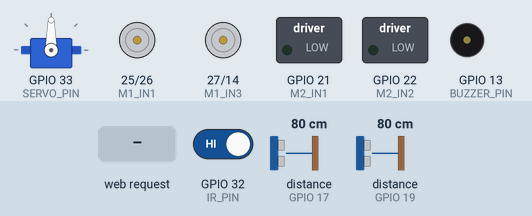
A sketch run on a simulated ESP32. Shown: servo, motor-driver pin pairs drawn as motors (green arrow = first pin HIGH = forward, orange = second pin HIGH = backward, longer = more drive), switched loads named in the sketch (green lamp = pin HIGH), buzzer (waves = sounding). Wiring (inferred from the names in the program): 2 × ultrasonic range finder: trigger GPIO 16, echo GPIO 17 / trigger GPIO 18, echo GPIO 19. The test bench sets the inputs (shaded band); at power-on: GPIO 32 (IR_PIN) HIGH, distance to the obstacle (sensors on GPIO 17, GPIO 19) 80 cm. The echo pulse lasts 58.3 µs per cm; WiFi joins after 1.5 s; servers stay silent unless stated; pins used as bus, display or sensor lines are not drawn; what the sketch prints to the serial monitor is not drawn.

Above: at 3.2 s.
3.3 s: HTTP request GET /control?cmd=F received
At 4.4 s:
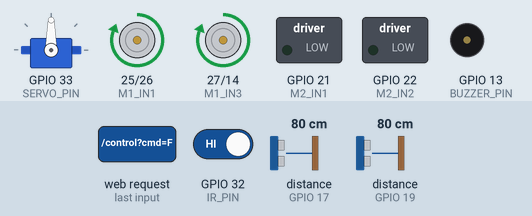
4.8 s: HTTP request GET /control?cmd=B received
At 5.5 s:
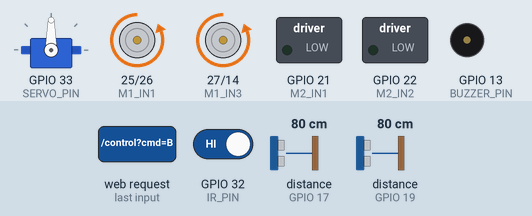
6.3 s: HTTP request GET /control?cmd=L received
At 6.7 s:
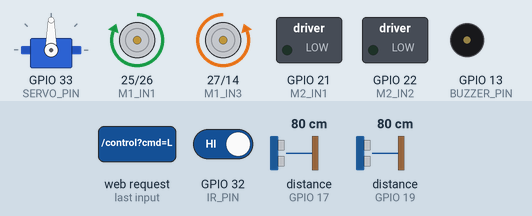
7.8 s: HTTP request GET /control?cmd=R received
At 9.0 s:
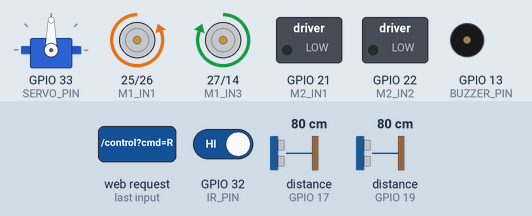
9.3 s: GPIO 32 (IR_PIN) driven LOW
At 10.0 s:
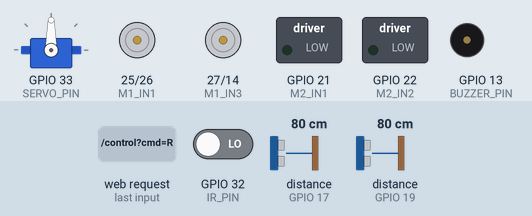
Timing chart, 0 to 11.9 s (numbered marks = the images above; inputs shaded):
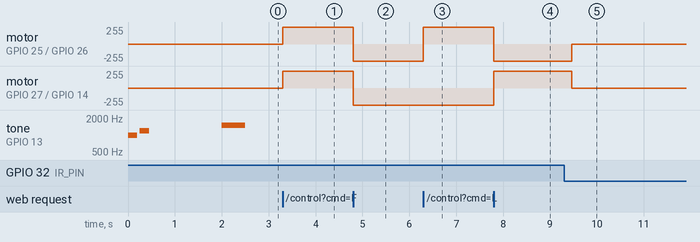

The sketch:

code.ino
```cpp
#include <WiFi.h>
#include <WebServer.h>
#include <ESP32Servo.h>

// ==========================================
// PIN CONFIGURATIONS
// ==========================================
const int M1_IN1 = 25;
const int M1_IN2 = 26;
const int M1_IN3 = 27;
const int M1_IN4 = 14;

const int M2_IN1 = 21;
const int M2_IN2 = 22;

const int SERVO_PIN = 33;
const int TRIG_FRONT = 18;
const int ECHO_FRONT = 19;
const int TRIG_REAR = 16;
const int ECHO_REAR = 17;
const int IR_PIN = 32;
const int BUZZER_PIN = 13;

// ==========================================
// CONSTANTS & GLOBALS
// ==========================================
const char* ssid = "YOUR_WIFI_SSID";
const char* password = "YOUR_WIFI_PASSWORD";

WebServer server(80);
Servo frontServo;

bool turboMode = false;
bool autoMode = false;
bool yoloPersonDetected = false;
bool emergencyStop = false;
bool wasConnected = true;

long frontDistance = 0;
long rearDistance = 0;
bool irObstacle = false;

const int OBSTACLE_THRESHOLD = 25;
unsigned long lastSensorRead = 0;
const unsigned long sensorInterval = 200;
unsigned long lastWifiCheck = 0;

// ==========================================
// PROGMEM HTML (Zero Heap Fragmentation)
// ==========================================
const char index_html[] PROGMEM = R"rawliteral(
<!DOCTYPE html>
<html>
<head>
  <meta name='viewport' content='width=device-width, initial-scale=1.0'>
  <style>
    body{font-family:Arial; text-align:center; background:#222; color:#fff;}
    .btn{width:80px; height:50px; margin:5px; font-size:16px; background:#444; color:#fff; border:none; border-radius:5px; cursor:pointer;}
    .btn:active{background:orange;}
    .grid{display:inline-grid; grid-template-columns: auto auto auto;}
    .panel{text-align:left; display:inline-block; background:#333; padding:15px; border-radius:8px;}
  </style>
  <script>
    // Fetch data asynchronously without reloading the page
    setInterval(() => {
      fetch('/status').then(res => res.json()).then(data => {
        document.getElementById('fd').innerText = data.fd + " cm";
        document.getElementById('rd').innerText = data.rd + " cm";
        document.getElementById('ir').innerText = data.ir ? "BLOCKED" : "CLEAR";
        document.getElementById('tm').innerText = data.tm ? "ON" : "OFF";
        document.getElementById('am').innerText = data.am ? "ON" : "OFF";
        document.getElementById('yd').innerText = data.yd ? "PERSON DETECTED" : "CLEAR";
        let es = document.getElementById('es');
        es.innerText = data.es ? "TRIGGERED" : "NORMAL";
        es.style.color = data.es ? "red" : "lightgreen";
      }).catch(err => console.log("Connection lost"));
    }, 1000);

    function sendCmd(cmd) { fetch('/control?cmd=' + cmd); }
  </script>
</head>
<body>
  <h1>Surveillance Rover</h1>
  <div class='panel'>
    <p>Front Distance: <span id='fd'>-- cm</span></p>
    <p>Rear Distance: <span id='rd'>-- cm</span></p>
    <p>IR Sensor: <span id='ir'>--</span></p>
    <p>Turbo Mode: <span id='tm'>--</span></p>
    <p>Auto Mode: <span id='am'>--</span></p>
    <p>YOLO Detection: <span id='yd'>--</span></p>
    <p style='font-weight:bold;'>E-Stop Status: <span id='es'>--</span></p>
  </div><br><br>

  <h3>Manual Controls</h3>
  <div class='grid'>
    <td></td><td><button class='btn' onclick="sendCmd('F')">Forward</button></td><td></td>
    <td><button class='btn' onclick="sendCmd('L')">Left</button></td>
    <td><button class='btn' style='background:red;' onclick="sendCmd('S')">Stop</button></td>
    <td><button class='btn' onclick="sendCmd('R')">Right</button></td>
    <td></td><td><button class='btn' onclick="sendCmd('B')">Back</button></td><td></td>
  </div><br><br>

  <button class='btn' style='width:120px;' onclick="sendCmd('TURBO')">Toggle Turbo</button>
  <button class='btn' style='width:120px;' onclick="sendCmd('AUTO')">Toggle Auto</button>
  <button class='btn' style='width:120px; background:blue;' onclick="sendCmd('BEEP')">Buzzer Test</button>
</body>
</html>
)rawliteral";

// ==========================================
// FUNCTION DECLARATIONS
// ==========================================
void initMotors();
void initSensors();
void moveForward();
void moveBackward();
void turnLeft();
void turnRight();
void stopMotors();
void toggleTurbo(bool enable);
long readDistance(int trigPin, int echoPin);
void checkSensors();
void handleEmergencyStop();
void performServoScan();
void smartDelay(unsigned long ms);

// ==========================================
// SETUP
// ==========================================
void setup() {
  Serial.begin(115200);

  initMotors();
  initSensors();

  frontServo.attach(SERVO_PIN);
  frontServo.write(90);

  tone(BUZZER_PIN, 1000, 200); delay(250);
  tone(BUZZER_PIN, 1200, 200); delay(250);

  WiFi.begin(ssid, password);
  Serial.print("Connecting to Wi-Fi");
  while (WiFi.status() != WL_CONNECTED) {
    delay(500);
    Serial.print(".");
  }
  Serial.println("\nConnected! IP: " + WiFi.localIP().toString());
  tone(BUZZER_PIN, 1500, 500);

  server.on("/", []() { server.send_P(200, "text/html", index_html); });
  server.on("/status", handleStatus);
  server.on("/control", handleControl);
  server.begin();
}

// ==========================================
// MAIN LOOP
// ==========================================
void loop() {
  server.handleClient();

  // Non-blocking Wi-Fi Check (Every 2 seconds)
  if (millis() - lastWifiCheck > 2000) {
    lastWifiCheck = millis();
    bool connected = (WiFi.status() == WL_CONNECTED);
    if (!connected && wasConnected) {
      stopMotors();
      toggleTurbo(false);
      frontServo.write(90);
      Serial.println("Wi-Fi Lost! Safety Stop.");
      wasConnected = false;
    } else if (connected && !wasConnected) {
      wasConnected = true;
    }
  }

  // If Wi-Fi is down, skip processing the rest
  if (!wasConnected) return;

  if (millis() - lastSensorRead > sensorInterval) {
    lastSensorRead = millis();
    checkSensors();
  }

  if (emergencyStop) {
    handleEmergencyStop();
    return;
  }

  if (autoMode) {
    if (frontDistance <= OBSTACLE_THRESHOLD && frontDistance > 0) {
      performServoScan();
    } else {
      moveForward();
    }
  }

  if (yoloPersonDetected) {
    digitalWrite(BUZZER_PIN, HIGH);
  } else if (!emergencyStop) {
    digitalWrite(BUZZER_PIN, LOW);
  }
}

// ==========================================
// NON-BLOCKING DELAY FOR SERVER
// ==========================================
void smartDelay(unsigned long ms) {
  unsigned long start = millis();
  while (millis() - start < ms) {
    server.handleClient(); // Keep responding to web requests during scans
    yield();
  }
}

// ==========================================
// HARDWARE INITIALIZATION & MOTOR CONTROL
// ==========================================
void initMotors() {
  pinMode(M1_IN1, OUTPUT); pinMode(M1_IN2, OUTPUT);
  pinMode(M1_IN3, OUTPUT); pinMode(M1_IN4, OUTPUT);
  pinMode(M2_IN1, OUTPUT); pinMode(M2_IN2, OUTPUT);
  stopMotors();
}

void initSensors() {
  pinMode(TRIG_FRONT, OUTPUT); pinMode(ECHO_FRONT, INPUT);
  pinMode(TRIG_REAR, OUTPUT); pinMode(ECHO_REAR, INPUT);
  pinMode(IR_PIN, INPUT_PULLUP);
  pinMode(BUZZER_PIN, OUTPUT);
}

void moveForward() {
  if (emergencyStop) return;
  digitalWrite(M1_IN1, HIGH); digitalWrite(M1_IN2, LOW);
  digitalWrite(M1_IN3, HIGH); digitalWrite(M1_IN4, LOW);
}

void moveBackward() {
  if (emergencyStop) return;
  digitalWrite(M1_IN1, LOW);  digitalWrite(M1_IN2, HIGH);
  digitalWrite(M1_IN3, LOW);  digitalWrite(M1_IN4, HIGH);
}

void turnLeft() {
  if (emergencyStop) return;
  digitalWrite(M1_IN1, HIGH); digitalWrite(M1_IN2, LOW);
  digitalWrite(M1_IN3, LOW);  digitalWrite(M1_IN4, HIGH);
}

void turnRight() {
  if (emergencyStop) return;
  digitalWrite(M1_IN1, LOW);  digitalWrite(M1_IN2, HIGH);
  digitalWrite(M1_IN3, HIGH); digitalWrite(M1_IN4, LOW);
}

void stopMotors() {
  digitalWrite(M1_IN1, LOW); digitalWrite(M1_IN2, LOW);
  digitalWrite(M1_IN3, LOW); digitalWrite(M1_IN4, LOW);
}

void toggleTurbo(bool enable) {
  turboMode = enable;
  digitalWrite(M2_IN1, (turboMode && !emergencyStop) ? HIGH : LOW);
  digitalWrite(M2_IN2, LOW);
}

// ==========================================
// SENSORS & AUTONOMOUS
// ==========================================
long readDistance(int trigPin, int echoPin) {
  digitalWrite(trigPin, LOW); delayMicroseconds(2);
  digitalWrite(trigPin, HIGH); delayMicroseconds(10);
  digitalWrite(trigPin, LOW);

  // Timeout reduced from 30000us to 10000us (~1.7 meters max range)
  // This drastically reduces blocking time when no object is nearby
  long duration = pulseIn(echoPin, HIGH, 10000);
  if (duration == 0) return 999;
  return duration * 0.034 / 2;
}

void checkSensors() {
  frontDistance = readDistance(TRIG_FRONT, ECHO_FRONT);
  rearDistance = readDistance(TRIG_REAR, ECHO_REAR);
  emergencyStop = (digitalRead(IR_PIN) == LOW);
}

void handleEmergencyStop() {
  stopMotors();
  toggleTurbo(false);
  digitalWrite(BUZZER_PIN, HIGH);
}

void performServoScan() {
  stopMotors();
  tone(BUZZER_PIN, 800, 100);

  frontServo.write(45);
  smartDelay(400); // Replaced normal delay
  long leftDist = readDistance(TRIG_FRONT, ECHO_FRONT);

  frontServo.write(135);
  smartDelay(400);
  long rightDist = readDistance(TRIG_FRONT, ECHO_FRONT);

  frontServo.write(90);
  smartDelay(300);

  if (leftDist > rightDist && leftDist > OBSTACLE_THRESHOLD) {
    turnLeft(); smartDelay(600);
  } else if (rightDist > leftDist && rightDist > OBSTACLE_THRESHOLD) {
    turnRight(); smartDelay(600);
  } else {
    moveBackward(); smartDelay(800);
    turnRight(); smartDelay(800);
  }
  stopMotors();
}

// ==========================================
// WEB SERVER HANDLERS
// ==========================================
void handleStatus() {
  // Construct a lightweight JSON response
  char json[200];
  snprintf(json, sizeof(json),
    "{\"fd\":%ld, \"rd\":%ld, \"ir\":%d, \"tm\":%d, \"am\":%d, \"yd\":%d, \"es\":%d}",
    frontDistance, rearDistance, emergencyStop, turboMode, autoMode, yoloPersonDetected, emergencyStop);
  server.send(200, "application/json", json);
}

void handleControl() {
  String cmd = server.arg("cmd");

  if (cmd == "F") { autoMode = false; moveForward(); }
  else if (cmd == "B") { autoMode = false; moveBackward(); }
  else if (cmd == "L") { autoMode = false; turnLeft(); }
  else if (cmd == "R") { autoMode = false; turnRight(); }
  else if (cmd == "S") { autoMode = false; stopMotors(); }
  else if (cmd == "TURBO") { toggleTurbo(!turboMode); }
  else if (cmd == "AUTO") { autoMode = !autoMode; if(!autoMode) stopMotors(); }
  else if (cmd == "BEEP") { tone(BUZZER_PIN, 1000, 300); }
  else if (cmd == "PERSON_DETECTED") { yoloPersonDetected = true; }
  else if (cmd == "CLEAR") { yoloPersonDetected = false; }

  server.send(200, "text/plain", "OK");
}
```

Measured:
- after the input at 3.3 s, motor on GPIO 25 (M1_IN1) / GPIO 26 (M1_IN2), motor on GPIO 27 (M1_IN3) / GPIO 14 (M1_IN4): stopped → forward 255/255 at once
- after the input at 4.8 s, motor on GPIO 25 (M1_IN1) / GPIO 26 (M1_IN2), motor on GPIO 27 (M1_IN3) / GPIO 14 (M1_IN4): forward 255/255 → backward 255/255 at once
- after the input at 6.3 s, motor on GPIO 25 (M1_IN1) / GPIO 26 (M1_IN2): backward 255/255 → forward 255/255 at once
- after the input at 7.8 s, motor on GPIO 25 (M1_IN1) / GPIO 26 (M1_IN2): forward 255/255 → backward 255/255 at once; motor on GPIO 27 (M1_IN3) / GPIO 14 (M1_IN4): backward 255/255 → forward 255/255 at once
- after the input at 9.3 s, motor on GPIO 25 (M1_IN1) / GPIO 26 (M1_IN2): backward 255/255 → stopped after 0.16 s; motor on GPIO 27 (M1_IN3) / GPIO 14 (M1_IN4): forward 255/255 → stopped after 0.16 s
- by itself, tone on GPIO 13 (BUZZER_PIN): plays 1000 Hz for 0.20 s, 1200 Hz for 0.20 s, 1500 Hz for 0.50 s
